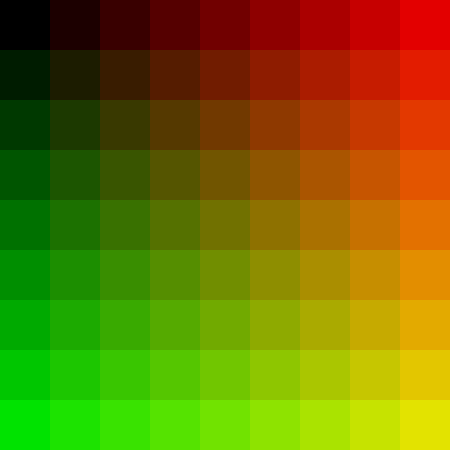
Frame 1 (no input)
Frame 60 (no input): identical to frame 1, image omitted
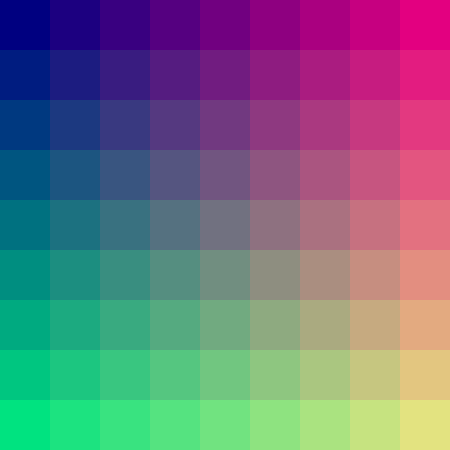
Frame 120 (the mouse pressed at the canvas centre since frame 60)

The p5.js sketch that drew these frames (run headless with seeded random() and noise() and a simulated clock; from frame 60 on, the mouse is pressed at the canvas centre):

// p5.js sketch
// ── sketch.js
//RG colour selector :)

//Next to Implement:

//Instead of changing b by moving Y, introduce a slider.

//When pressing on background, tells you the hex and
//numbered value for that colour

function setup() {
  createCanvas(450, 450);
}

function draw() {
  b = 255;
  b = map(mouseY, 0, height, 0, 255);
  noStroke();

  s = 50; //square size

  //The loop below draws squares for entire
  //width of window.
  i = 0;
  while (i < width) {
    //draws squares across the height of window
    //for a given width
    j = 0;
    while (j < height) {
      r = map(i, 0, width, 0, 255);
      g = map(j, 0, height, 0, 255);
      fill(r, g, b);
      rect(i, j, s);
      j += s;
    }

    i += s;
  }
}
